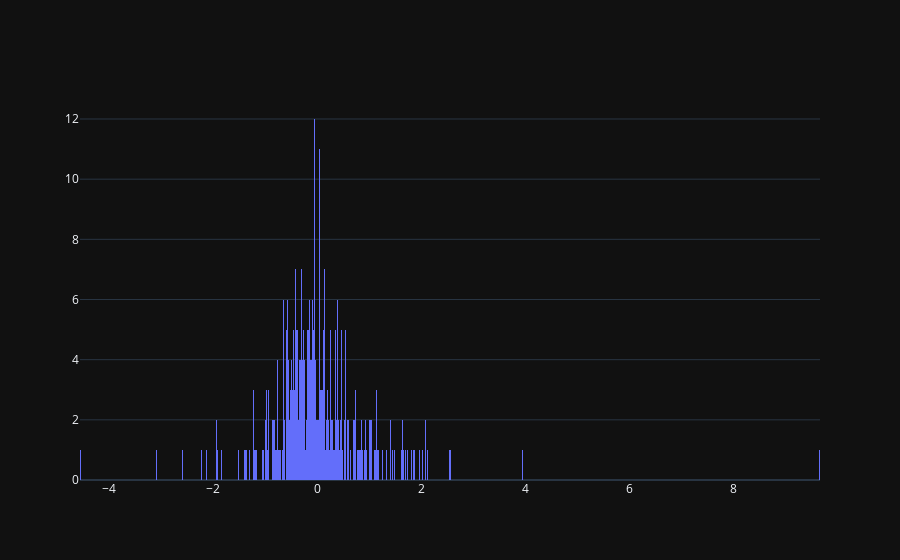

Notebook code cell kept with this figure:
### Code cell
fig = go.Figure()
fig.add_trace(go.Histogram(x = ((df['Rev Growth']-df['Rev Growth'].mean())/df['Rev Growth'].std()), nbinsx=1000))

### Figure 1 — Plotly figure (JSON) as saved in the notebook; plotly's stock layout.template omitted (floating-point values rounded to 4 significant figures; data arrays with more than 128 entries replaced by an {"elided": "..."} marker saying what was removed)
{"data": [{"nbinsx": 1000, "type": "histogram", "x": {"elided": "328 float values"}}], "layout": {}}
